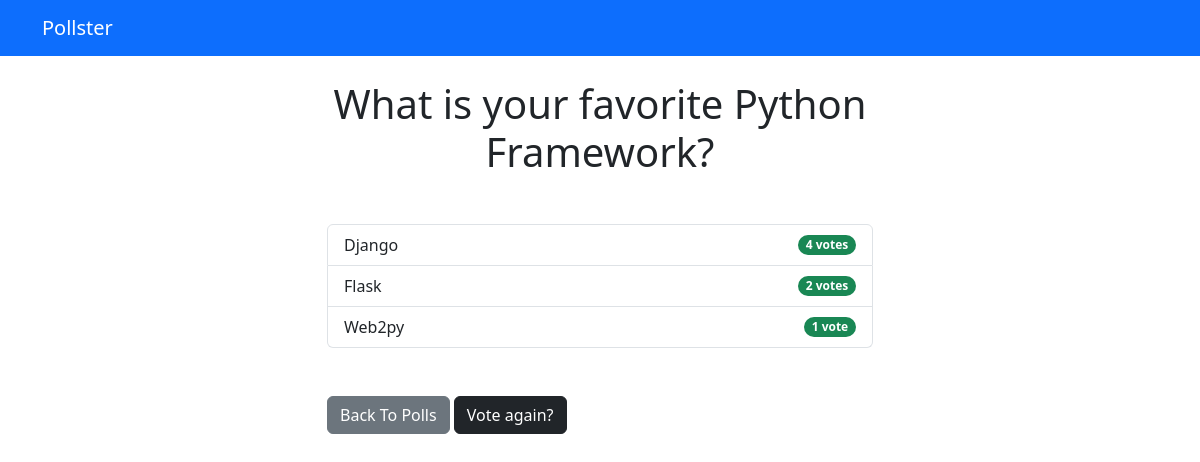
The app's page /polls/1/results/, older data.
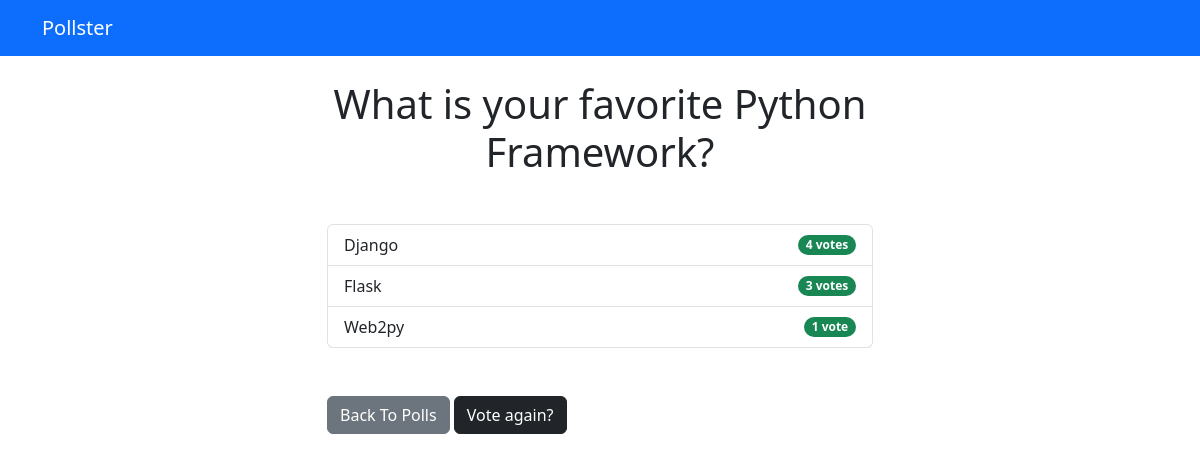
The same page, newer data.
### polls/models.py (models this page shows, shortened)
class Choice(models.Model):
    question = models.ForeignKey(Question, on_delete=models.CASCADE)
    choice_text = models.CharField(max_length=200)
    votes = models.IntegerField(default=0)

### polls/views.py (the view)
# urls.py: path('<int:question_id>/results/', views.results, name='results'),
def results(request, question_id):
    question = get_object_or_404(Question, pk=question_id)
    return render(request, 'polls/results.html', {'question': question })

### templates/polls/results.html
{% extends 'base.html' %}
{% block content %}
<h1 class="mb-5 text-center">{{ question.question_text }}</h1>
<ul class="list-group mb-5">
    {% for choice in question.choice_set.all %}
    <li class="list-group-item d-flex justify-content-between align-items-center">
        <span class="font-weight-bold">{{ choice.choice_text }}</span>
        <span class="badge bg-success rounded-pill">
			{{ choice.votes }} vote{{ choice.votes | pluralize }}
		</span>
    </li>
    {% endfor %}
</ul>
<a class="btn btn-secondary" href="{% url 'polls:index' %}">Back To Polls</a>
<a class="btn btn-dark" href="{% url 'polls:detail' question.id %}">Vote again?</a>
{% endblock %}

Row changes from the older to the newer data that the page shows:
changed Choice "Flask": votes "2" → "3"
